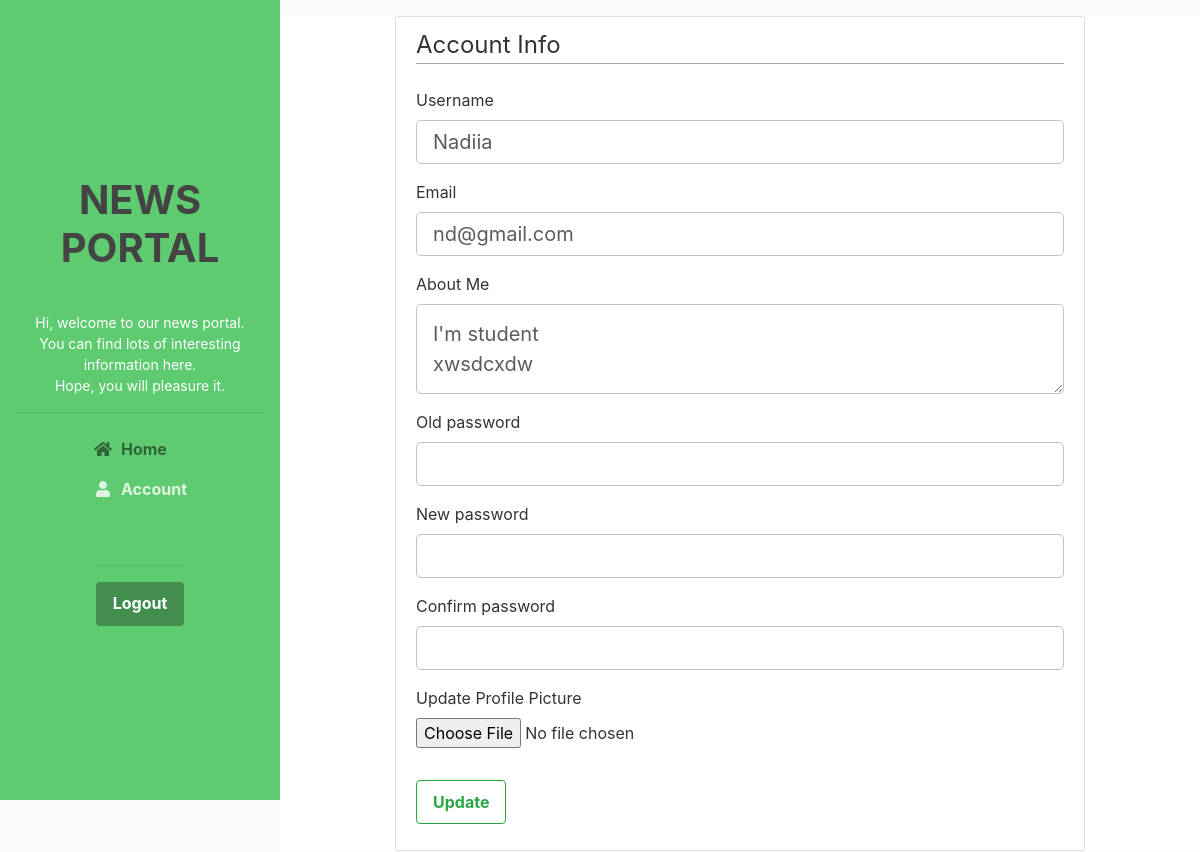
/accountupdate (signed in), run on an earlier commit of the app's database.
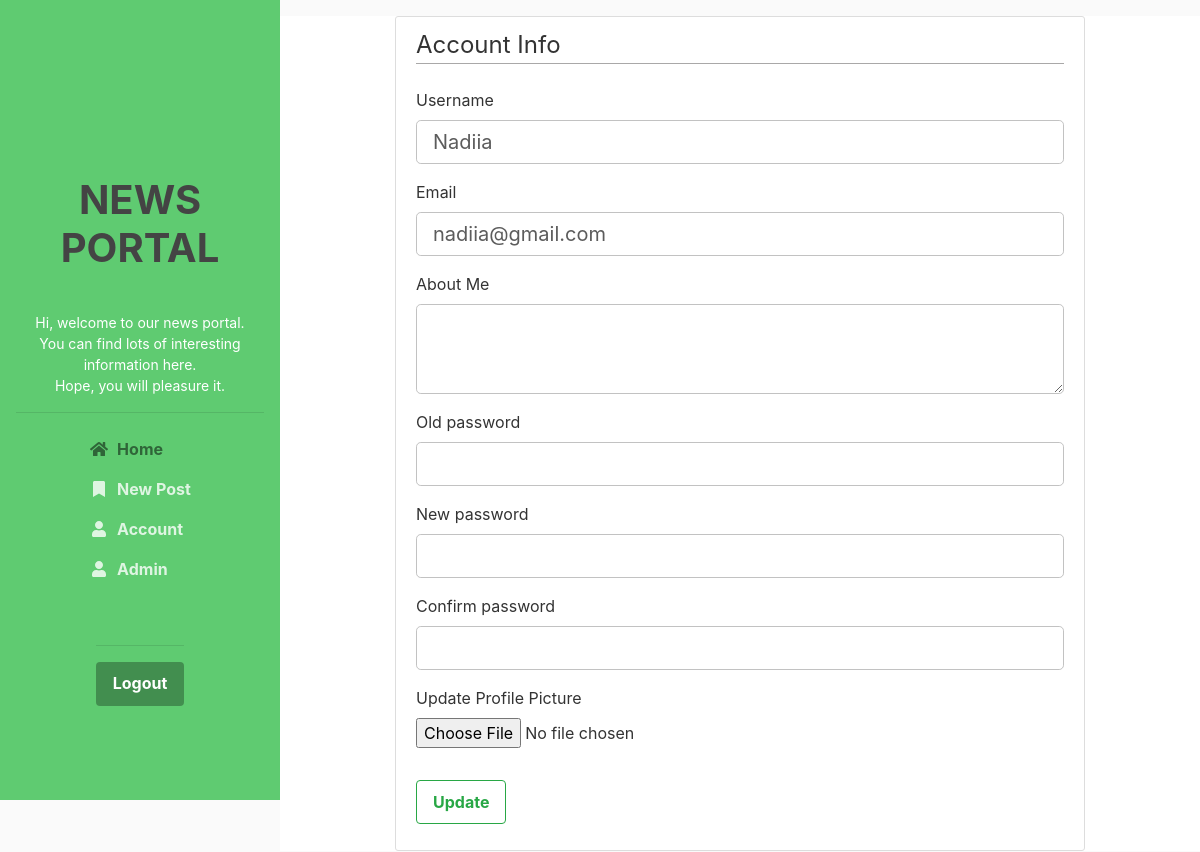
And on a later commit of the database.
### flasknews/models.py (models this page shows, shortened)
class User(db.Model, UserMixin):
    id = db.Column(db.Integer, primary_key=True)
    username = db.Column(db.String(20), unique=True, nullable=False)
    email = db.Column(db.String(120), unique=True, nullable=False)
    image_file = db.Column(db.String(20), nullable=False, default='default.png')
    password = db.Column(db.String(60), nullable=False)
    posts = db.relationship('Post', backref='author', lazy=True)
    comments = db.relationship('Comment', backref='author', lazy=True)
    about_me = db.Column(db.String(140))
    last_seen = db.Column(db.DateTime, default=datetime.utcnow)
    role = db.Column(db.String, default='user')
    def is_admin(self):
        return self.role == 'admin'
    def is_moderator(self):
        return self.role == 'moderator'

### flasknews/routes.py (the view)
@app.route("/accountupdate", methods=['GET', 'POST'])
@login_required
def accountupdate():
    form = UpdateAccountForm()
    if form.validate_on_submit():
        if form.picture.data:
            picture_file = save_picture(form.picture.data)
            current_user.image_file = picture_file
        current_user.username = form.username.data
        current_user.email = form.email.data
        current_user.about_me = form.about_me.data
        if form.old_pass.data:
            if bcrypt.check_password_hash(current_user.password, form.old_pass.data):
                hashed_password = bcrypt.generate_password_hash(form.new_pass.data).decode('utf-8')
                current_user.password = hashed_password
            elif bcrypt.check_password_hash(current_user.password, form.old_pass.data) == False:
                flash('Old password is wrong!', 'danger')
                return redirect('account')
        db.session.commit()
        flash('Your account has been updated!', 'success')
        return redirect(url_for('account'))
    elif request.method == 'GET':
        form.username.data = current_user.username
        form.email.data = current_user.email
        form.about_me.data = current_user.about_me
    image_file = url_for('static', filename='images/profile_pics/' + current_user.image_file)
    return render_template('_account-update.html', title='Account', image_file=image_file, form=form)

### flasknews/forms.py (shortened to what this page needs)
class UpdateAccountForm(FlaskForm):
    username = StringField('Username', validators=[DataRequired(), Length(min=2, max=20)])
    email = StringField('Email', validators=[DataRequired(), Email()])
    about_me = TextAreaField('About Me')
    picture = FileField('Update Profile Picture', validators=[FileAllowed(['jpg', 'png'])])
    old_pass = PasswordField('Old password')
    new_pass = PasswordField('New password')
    confirm_pass = PasswordField('Confirm password', validators=[EqualTo('new_pass')])
    submit = SubmitField('Update')

### flasknews/models.py (called while the page is built)
@login_manager.user_loader
def load_user(user_id):
    return User.query.get(int(user_id))

### flasknews/routes.py (called while the page is built)
@app.before_request
def before_request():
    if current_user.is_authenticated:
        current_user.last__seen = datetime.utcnow()
        db.session.commit()

### flasknews/templates/_account-update.html (shortened to what the changed rows need)
{% extends "layout.html" %}
{% block content %}
<div class="content-section content-section-main">
         <form method="POST" action="" enctype="multipart/form-data">
            <fieldset class="form-group">
                <div class="form-group">
                    {{ form.username.label(class="form-control-label") }}
                    {% if form.username.errors %}
                        {{ form.username(class="form-control form-control-lg is-invalid") }}
                        <div class="invalid-feedback">
                            {% for error in form.username.errors %}
                                <span>{{ error }}</span>
                            {% endfor %}
                        </div>
                    {% else %}
                        {{ form.username(class="form-control form-control-lg") }}
                    {% endif %}
                </div>
                <div class="form-group">
                    {{ form.email.label(class="form-control-label") }}
                    {% if form.email.errors %}
                        {{ form.email(class="form-control form-control-lg is-invalid") }}
                        <div class="invalid-feedback">
                            {% for error in form.email.errors %}
                                <span>{{ error }}</span>
                            {% endfor %}
                        </div>
                    {% else %}
                        {{ form.email(class="form-control form-control-lg") }}
                    {% endif %}
                </div>
                <div class="form-group">
                    {{ form.about_me.label(class="form-control-label") }}
                    {% if form.about_me.errors %}
                        {{ form.about_me(class="form-control form-control-lg is-invalid") }}
                        <div class="invalid-feedback">
                            {% for error in form.about_me.errors %}
                                <span>{{ error }}</span>
                            {% endfor %}
                        </div>
                    {% else %}
                        {{ form.about_me(class="form-control form-control-lg") }}
                    {% endif %}
                </div>
            </fieldset>
        </form>
</div>
{% endblock content %}

What changed in the data, as far as the page shows it:
changed User "Nadiia": role empty → "admin" (drawn); email "nd@gmail.com" → "nadiia@gmail.com"; about_me "I'm student xwsdcxdw" → (not shown)
Also different on the page:
text now shown: "New Post Admin"
